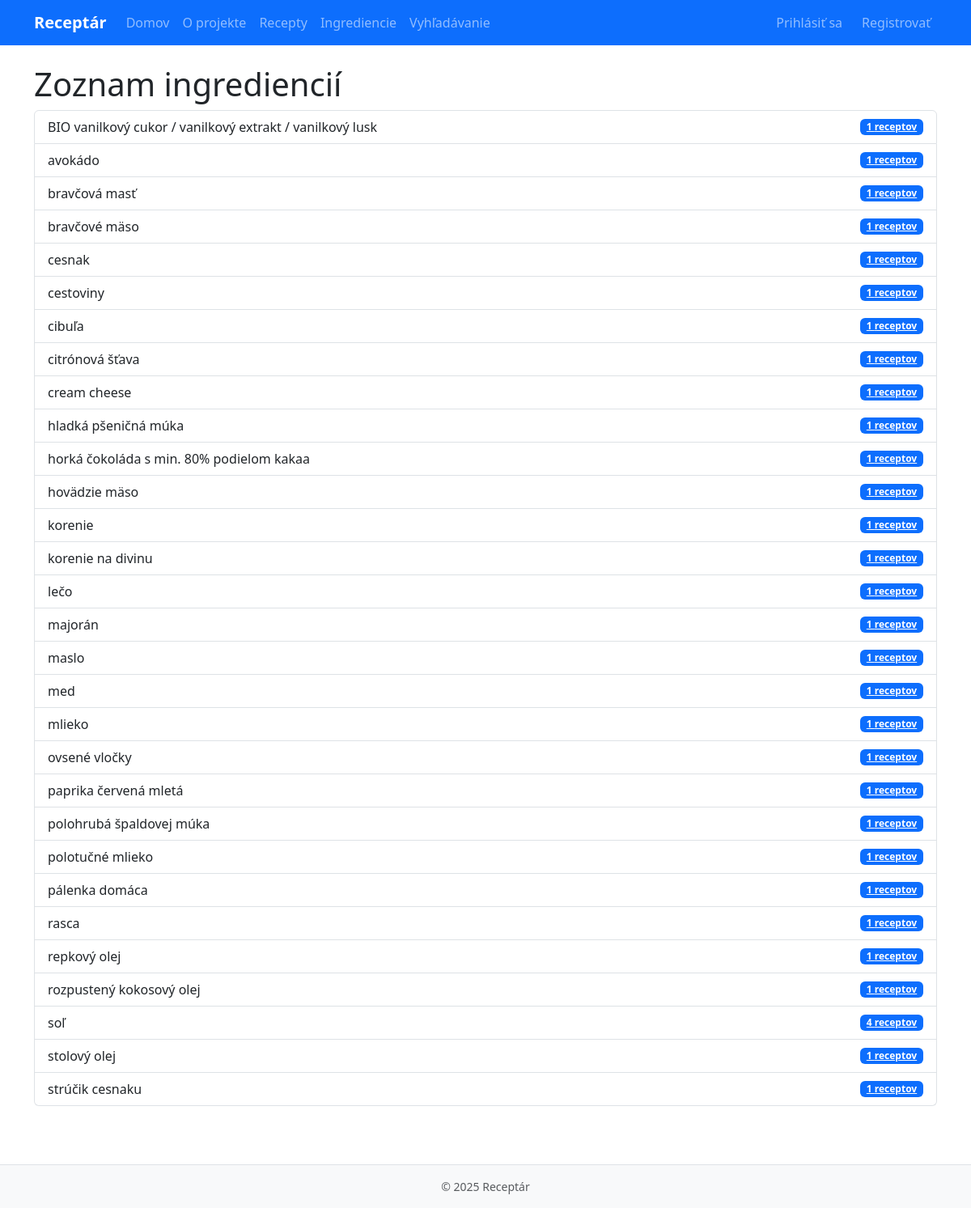
/recipes/ingredients/, run on the app's committed database.
### recipes/models.py (models this page shows, shortened)
class Ingredient(models.Model):
    name = models.CharField(max_length=120, unique=True)
    class Meta:
        ordering = ["name"]

### recipes/views.py (the view)
# urls.py: path("ingredients/", IngredientListView.as_view(), name="ingredients"),
class IngredientListView(ListView):
    model = Ingredient
    template_name = "recipes/ingredient_list.html"
    context_object_name = "ingredients"
    paginate_by = 30
    def get_queryset(self):
        return Ingredient.objects.annotate(
            recipe_count=Count("recipeingredient")
        ).order_by("name")

### templates/recipes/ingredient_list.html (shortened to what this page needs)
{% extends "base.html" %}
{% block content %}
<h1>Zoznam ingrediencií</h1>
<ul class="list-group">
  {% for ing in ingredients %}
    <li class="list-group-item d-flex justify-content-between align-items-center">
      <span>{{ ing.name }}</span>
      <a class="badge {% if ing.recipe_count %}bg-primary{% else %}bg-secondary{% endif %}"
         href="{% url 'recipes:ingredient_recipes' ing.id %}">
        {{ ing.recipe_count }} receptov
      </a>
    </li>
  {% empty %}
    <li class="list-group-item">Žiadne ingrediencie</li>
  {% endfor %}
</ul>
{% endblock %}

### data on the page
Ingredient: name "BIO vanilkový cukor / vanilkový extrakt / vanilkový lusk", recipe_count "1"
Ingredient: name "avokádo", recipe_count "1"
Ingredient: name "bravčová masť", recipe_count "1"
Ingredient: name "bravčové mäso", recipe_count "1"
Ingredient: name "cesnak", recipe_count "1"
Ingredient: name "cestoviny", recipe_count "1"
Ingredient: name "cibuľa", recipe_count "1"
Ingredient: name "citrónová šťava", recipe_count "1"
Ingredient: name "cream cheese", recipe_count "1"
Ingredient: name "hladká pšeničná múka", recipe_count "1"
Ingredient: name "horká čokoláda s min. 80% podielom kakaa", recipe_count "1"
Ingredient: name "hovädzie mäso", recipe_count "1"
Ingredient: name "korenie", recipe_count "1"
Ingredient: name "korenie na divinu", recipe_count "1"
Ingredient: name "lečo", recipe_count "1"
Ingredient: name "majorán", recipe_count "1"
Ingredient: name "maslo", recipe_count "1"
Ingredient: name "med", recipe_count "1"
Ingredient: name "mlieko", recipe_count "1"
Ingredient: name "ovsené vločky", recipe_count "1"
Ingredient: name "paprika červená mletá", recipe_count "1"
Ingredient: name "polohrubá špaldovej múka", recipe_count "1"
Ingredient: name "polotučné mlieko", recipe_count "1"
Ingredient: name "pálenka domáca", recipe_count "1"
Ingredient: name "rasca", recipe_count "1"
Ingredient: name "repkový olej", recipe_count "1"
Ingredient: name "rozpustený kokosový olej", recipe_count "1"
Ingredient: name "soľ", recipe_count "4"
Ingredient: name "stolový olej", recipe_count "1"
Ingredient: name "strúčik cesnaku", recipe_count "1"
